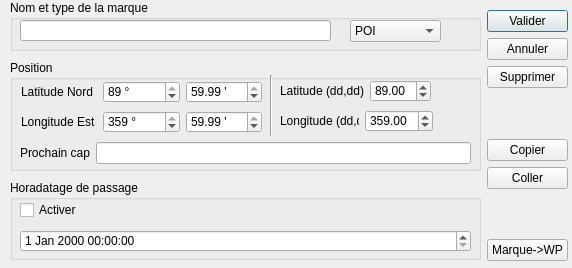
<?xml version="1.0" encoding="UTF-8"?>
<ui version="4.0">
 <class>POI_editor_ui</class>
 <widget class="QDialog" name="POI_editor_ui">
  <property name="geometry">
   <rect>
    <x>0</x>
    <y>0</y>
    <width>572</width>
    <height>268</height>
   </rect>
  </property>
  <property name="windowTitle">
   <string notr="true">Marque :</string>
  </property>
  <widget class="QGroupBox" name="groupBox">
   <property name="geometry">
    <rect>
     <x>10</x>
     <y>0</y>
     <width>471</width>
     <height>51</height>
    </rect>
   </property>
   <property name="title">
    <string>Nom et type de la marque</string>
   </property>
   <widget class="QLineEdit" name="editName">
    <property name="geometry">
     <rect>
      <x>10</x>
      <y>20</y>
      <width>311</width>
      <height>21</height>
     </rect>
    </property>
   </widget>
   <widget class="QComboBox" name="POI_type_liste">
    <property name="geometry">
     <rect>
      <x>340</x>
      <y>20</y>
      <width>91</width>
      <height>22</height>
     </rect>
    </property>
    <item>
     <property name="text">
      <string>POI</string>
     </property>
    </item>
    <item>
     <property name="text">
      <string>Route</string>
     </property>
    </item>
    <item>
     <property name="text">
      <string>Balise</string>
     </property>
    </item>
   </widget>
  </widget>
  <widget class="QGroupBox" name="groupBox_2">
   <property name="geometry">
    <rect>
     <x>10</x>
     <y>60</y>
     <width>471</width>
     <height>111</height>
    </rect>
   </property>
   <property name="title">
    <string>Position</string>
   </property>
   <widget class="QWidget" name="layoutWidget">
    <property name="geometry">
     <rect>
      <x>10</x>
      <y>80</y>
      <width>451</width>
      <height>26</height>
     </rect>
    </property>
    <layout class="QHBoxLayout" name="horizontalLayout_3">
     <item>
      <widget class="QLabel" name="label_3">
       <property name="text">
        <string>Prochain cap</string>
       </property>
      </widget>
     </item>
     <item>
      <widget class="QLineEdit" name="editWph"/>
     </item>
    </layout>
   </widget>
   <widget class="QLabel" name="label_4">
    <property name="geometry">
     <rect>
      <x>250</x>
      <y>23</y>
      <width>21</width>
      <height>16</height>
     </rect>
    </property>
    <property name="text">
     <string/>
    </property>
   </widget>
   <widget class="QWidget" name="layoutWidget">
    <property name="geometry">
     <rect>
      <x>11</x>
      <y>21</y>
      <width>241</width>
      <height>22</height>
     </rect>
    </property>
    <layout class="QHBoxLayout" name="horizontalLayout">
     <item>
      <widget class="QLabel" name="label">
       <property name="text">
        <string>Latitude Nord</string>
       </property>
      </widget>
     </item>
     <item>
      <widget class="QSpinBox" name="lat_deg">
       <property name="suffix">
        <string> °</string>
       </property>
       <property name="prefix">
        <string/>
       </property>
       <property name="minimum">
        <number>-89</number>
       </property>
       <property name="maximum">
        <number>89</number>
       </property>
       <property name="value">
        <number>89</number>
       </property>
      </widget>
     </item>
     <item>
      <widget class="QDoubleSpinBox" name="lat_min">
       <property name="suffix">
        <string> '</string>
       </property>
       <property name="minimum">
        <double>-59.990000000000002</double>
       </property>
       <property name="maximum">
        <double>59.990000000000002</double>
       </property>
       <property name="value">
        <double>59.990000000000002</double>
       </property>
      </widget>
     </item>
    </layout>
   </widget>
   <widget class="QWidget" name="layoutWidget">
    <property name="geometry">
     <rect>
      <x>11</x>
      <y>51</y>
      <width>241</width>
      <height>22</height>
     </rect>
    </property>
    <layout class="QHBoxLayout" name="horizontalLayout_2">
     <item>
      <widget class="QLabel" name="label_2">
       <property name="text">
        <string>Longitude Est</string>
       </property>
      </widget>
     </item>
     <item>
      <widget class="QSpinBox" name="lon_deg">
       <property name="suffix">
        <string> °</string>
       </property>
       <property name="prefix">
        <string/>
       </property>
       <property name="minimum">
        <number>-359</number>
       </property>
       <property name="maximum">
        <number>359</number>
       </property>
       <property name="value">
        <number>359</number>
       </property>
      </widget>
     </item>
     <item>
      <widget class="QDoubleSpinBox" name="lon_min">
       <property name="suffix">
        <string> '</string>
       </property>
       <property name="minimum">
        <double>-59.990000000000002</double>
       </property>
       <property name="maximum">
        <double>59.990000000000002</double>
       </property>
       <property name="value">
        <double>59.990000000000002</double>
       </property>
      </widget>
     </item>
    </layout>
   </widget>
   <widget class="Line" name="line">
    <property name="geometry">
     <rect>
      <x>260</x>
      <y>15</y>
      <width>3</width>
      <height>61</height>
     </rect>
    </property>
    <property name="orientation">
     <enum>Qt::Vertical</enum>
    </property>
   </widget>
   <widget class="QWidget" name="layoutWidget">
    <property name="geometry">
     <rect>
      <x>270</x>
      <y>20</y>
      <width>151</width>
      <height>22</height>
     </rect>
    </property>
    <layout class="QHBoxLayout" name="horizontalLayout_4">
     <item>
      <widget class="QLabel" name="label_5">
       <property name="text">
        <string>Latitude (dd,dd)</string>
       </property>
      </widget>
     </item>
     <item>
      <widget class="QDoubleSpinBox" name="lat_val">
       <property name="minimum">
        <double>-89.989999999999995</double>
       </property>
       <property name="maximum">
        <double>89.989999999999995</double>
       </property>
       <property name="singleStep">
        <double>0.100000000000000</double>
       </property>
       <property name="value">
        <double>89.000000000000000</double>
       </property>
      </widget>
     </item>
    </layout>
   </widget>
   <widget class="QWidget" name="layoutWidget">
    <property name="geometry">
     <rect>
      <x>270</x>
      <y>50</y>
      <width>153</width>
      <height>22</height>
     </rect>
    </property>
    <layout class="QHBoxLayout" name="horizontalLayout_5">
     <item>
      <widget class="QLabel" name="label_6">
       <property name="text">
        <string>Longitude (dd,dd)</string>
       </property>
      </widget>
     </item>
     <item>
      <widget class="QDoubleSpinBox" name="lon_val">
       <property name="minimum">
        <double>-359.990000000000009</double>
       </property>
       <property name="maximum">
        <double>359.990000000000009</double>
       </property>
       <property name="singleStep">
        <double>0.100000000000000</double>
       </property>
       <property name="value">
        <double>359.000000000000000</double>
       </property>
      </widget>
     </item>
    </layout>
   </widget>
  </widget>
  <widget class="QGroupBox" name="groupBox_3">
   <property name="geometry">
    <rect>
     <x>10</x>
     <y>180</y>
     <width>471</width>
     <height>80</height>
    </rect>
   </property>
   <property name="title">
    <string>Horadatage de passage</string>
   </property>
   <widget class="QCheckBox" name="chk_tstamp">
    <property name="geometry">
     <rect>
      <x>10</x>
      <y>20</y>
      <width>81</width>
      <height>20</height>
     </rect>
    </property>
    <property name="text">
     <string>Activer</string>
    </property>
   </widget>
   <widget class="QDateTimeEdit" name="editTStamp">
    <property name="geometry">
     <rect>
      <x>10</x>
      <y>50</y>
      <width>451</width>
      <height>22</height>
     </rect>
    </property>
   </widget>
  </widget>
  <widget class="QWidget" name="layoutWidget">
   <property name="geometry">
    <rect>
     <x>487</x>
     <y>10</y>
     <width>81</width>
     <height>251</height>
    </rect>
   </property>
   <layout class="QVBoxLayout" name="verticalLayout">
    <item>
     <widget class="QPushButton" name="btOk">
      <property name="text">
       <string>Valider</string>
      </property>
     </widget>
    </item>
    <item>
     <widget class="QPushButton" name="btCancel">
      <property name="text">
       <string>Annuler</string>
      </property>
     </widget>
    </item>
    <item>
     <widget class="QPushButton" name="btDelete">
      <property name="text">
       <string>Supprimer</string>
      </property>
     </widget>
    </item>
    <item>
     <spacer name="verticalSpacer">
      <property name="orientation">
       <enum>Qt::Vertical</enum>
      </property>
      <property name="sizeHint" stdset="0">
       <size>
        <width>20</width>
        <height>28</height>
       </size>
      </property>
     </spacer>
    </item>
    <item>
     <widget class="QPushButton" name="btCopy">
      <property name="text">
       <string>Copier</string>
      </property>
     </widget>
    </item>
    <item>
     <widget class="QPushButton" name="btPaste">
      <property name="text">
       <string>Coller</string>
      </property>
     </widget>
    </item>
    <item>
     <spacer name="verticalSpacer_2">
      <property name="orientation">
       <enum>Qt::Vertical</enum>
      </property>
      <property name="sizeHint" stdset="0">
       <size>
        <width>20</width>
        <height>28</height>
       </size>
      </property>
     </spacer>
    </item>
    <item>
     <widget class="QPushButton" name="btSaveWP">
      <property name="text">
       <string>Marque-&gt;WP</string>
      </property>
     </widget>
    </item>
   </layout>
  </widget>
 </widget>
 <tabstops>
  <tabstop>editName</tabstop>
  <tabstop>lat_deg</tabstop>
  <tabstop>lat_min</tabstop>
  <tabstop>lon_deg</tabstop>
  <tabstop>lon_min</tabstop>
  <tabstop>editWph</tabstop>
  <tabstop>chk_tstamp</tabstop>
  <tabstop>editTStamp</tabstop>
  <tabstop>btOk</tabstop>
  <tabstop>btCancel</tabstop>
  <tabstop>btDelete</tabstop>
  <tabstop>btCopy</tabstop>
  <tabstop>btPaste</tabstop>
  <tabstop>btSaveWP</tabstop>
 </tabstops>
 <resources/>
 <connections>
  <connection>
   <sender>btOk</sender>
   <signal>clicked()</signal>
   <receiver>POI_editor_ui</receiver>
   <slot>accept()</slot>
   <hints>
    <hint type="sourcelabel">
     <x>541</x>
     <y>22</y>
    </hint>
    <hint type="destinationlabel">
     <x>374</x>
     <y>57</y>
    </hint>
   </hints>
  </connection>
  <connection>
   <sender>btCancel</sender>
   <signal>clicked()</signal>
   <receiver>POI_editor_ui</receiver>
   <slot>reject()</slot>
   <hints>
    <hint type="sourcelabel">
     <x>512</x>
     <y>61</y>
    </hint>
    <hint type="destinationlabel">
     <x>233</x>
     <y>56</y>
    </hint>
   </hints>
  </connection>
  <connection>
   <sender>btDelete</sender>
   <signal>clicked()</signal>
   <receiver>POI_editor_ui</receiver>
   <slot>btDeleteClicked()</slot>
   <hints>
    <hint type="sourcelabel">
     <x>521</x>
     <y>92</y>
    </hint>
    <hint type="destinationlabel">
     <x>55</x>
     <y>177</y>
    </hint>
   </hints>
  </connection>
  <connection>
   <sender>btCopy</sender>
   <signal>clicked()</signal>
   <receiver>POI_editor_ui</receiver>
   <slot>btCopyClicked()</slot>
   <hints>
    <hint type="sourcelabel">
     <x>533</x>
     <y>150</y>
    </hint>
    <hint type="destinationlabel">
     <x>180</x>
     <y>172</y>
    </hint>
   </hints>
  </connection>
  <connection>
   <sender>btPaste</sender>
   <signal>clicked()</signal>
   <receiver>POI_editor_ui</receiver>
   <slot>btPasteClicked()</slot>
   <hints>
    <hint type="sourcelabel">
     <x>532</x>
     <y>185</y>
    </hint>
    <hint type="destinationlabel">
     <x>496</x>
     <y>212</y>
    </hint>
   </hints>
  </connection>
  <connection>
   <sender>btSaveWP</sender>
   <signal>clicked()</signal>
   <receiver>POI_editor_ui</receiver>
   <slot>btSaveWPClicked()</slot>
   <hints>
    <hint type="sourcelabel">
     <x>514</x>
     <y>246</y>
    </hint>
    <hint type="destinationlabel">
     <x>559</x>
     <y>209</y>
    </hint>
   </hints>
  </connection>
  <connection>
   <sender>chk_tstamp</sender>
   <signal>stateChanged(int)</signal>
   <receiver>POI_editor_ui</receiver>
   <slot>chkTStamp_chg(int)</slot>
   <hints>
    <hint type="sourcelabel">
     <x>25</x>
     <y>209</y>
    </hint>
    <hint type="destinationlabel">
     <x>1</x>
     <y>246</y>
    </hint>
   </hints>
  </connection>
  <connection>
   <sender>editName</sender>
   <signal>textChanged(QString)</signal>
   <receiver>POI_editor_ui</receiver>
   <slot>nameHasChanged(QString)</slot>
   <hints>
    <hint type="sourcelabel">
     <x>136</x>
     <y>33</y>
    </hint>
    <hint type="destinationlabel">
     <x>5</x>
     <y>56</y>
    </hint>
   </hints>
  </connection>
  <connection>
   <sender>lat_deg</sender>
   <signal>valueChanged(int)</signal>
   <receiver>POI_editor_ui</receiver>
   <slot>lat_deg_chg(int)</slot>
   <hints>
    <hint type="sourcelabel">
     <x>112</x>
     <y>88</y>
    </hint>
    <hint type="destinationlabel">
     <x>113</x>
     <y>263</y>
    </hint>
   </hints>
  </connection>
  <connection>
   <sender>lon_deg</sender>
   <signal>valueChanged(int)</signal>
   <receiver>POI_editor_ui</receiver>
   <slot>lon_deg_chg(int)</slot>
   <hints>
    <hint type="sourcelabel">
     <x>124</x>
     <y>123</y>
    </hint>
    <hint type="destinationlabel">
     <x>210</x>
     <y>263</y>
    </hint>
   </hints>
  </connection>
  <connection>
   <sender>lat_min</sender>
   <signal>valueChanged(double)</signal>
   <receiver>POI_editor_ui</receiver>
   <slot>lat_min_chg(double)</slot>
   <hints>
    <hint type="sourcelabel">
     <x>260</x>
     <y>91</y>
    </hint>
    <hint type="destinationlabel">
     <x>5</x>
     <y>84</y>
    </hint>
   </hints>
  </connection>
  <connection>
   <sender>lon_min</sender>
   <signal>valueChanged(double)</signal>
   <receiver>POI_editor_ui</receiver>
   <slot>lon_min_chg(double)</slot>
   <hints>
    <hint type="sourcelabel">
     <x>260</x>
     <y>123</y>
    </hint>
    <hint type="destinationlabel">
     <x>5</x>
     <y>139</y>
    </hint>
   </hints>
  </connection>
  <connection>
   <sender>lat_val</sender>
   <signal>valueChanged(double)</signal>
   <receiver>POI_editor_ui</receiver>
   <slot>lat_val_chg(double)</slot>
   <hints>
    <hint type="sourcelabel">
     <x>365</x>
     <y>91</y>
    </hint>
    <hint type="destinationlabel">
     <x>499</x>
     <y>101</y>
    </hint>
   </hints>
  </connection>
  <connection>
   <sender>lon_val</sender>
   <signal>valueChanged(double)</signal>
   <receiver>POI_editor_ui</receiver>
   <slot>lon_val_chg(double)</slot>
   <hints>
    <hint type="sourcelabel">
     <x>431</x>
     <y>121</y>
    </hint>
    <hint type="destinationlabel">
     <x>514</x>
     <y>118</y>
    </hint>
   </hints>
  </connection>
  <connection>
   <sender>POI_type_liste</sender>
   <signal>currentIndexChanged(int)</signal>
   <receiver>POI_editor_ui</receiver>
   <slot>type_chg(int)</slot>
   <hints>
    <hint type="sourcelabel">
     <x>406</x>
     <y>30</y>
    </hint>
    <hint type="destinationlabel">
     <x>485</x>
     <y>64</y>
    </hint>
   </hints>
  </connection>
 </connections>
 <slots>
  <slot>btDeleteClicked()</slot>
  <slot>btPasteClicked()</slot>
  <slot>btCopyClicked()</slot>
  <slot>btSaveWPClicked()</slot>
  <slot>chkTStamp_chg(int)</slot>
  <slot>nameHasChanged(QString)</slot>
  <slot>lat_deg_chg(int)</slot>
  <slot>lat_min_chg(double)</slot>
  <slot>lat_val_chg(double)</slot>
  <slot>lon_val_chg(double)</slot>
  <slot>lon_deg_chg(int)</slot>
  <slot>lon_min_chg(double)</slot>
  <slot>type_chg(int)</slot>
 </slots>
</ui>
